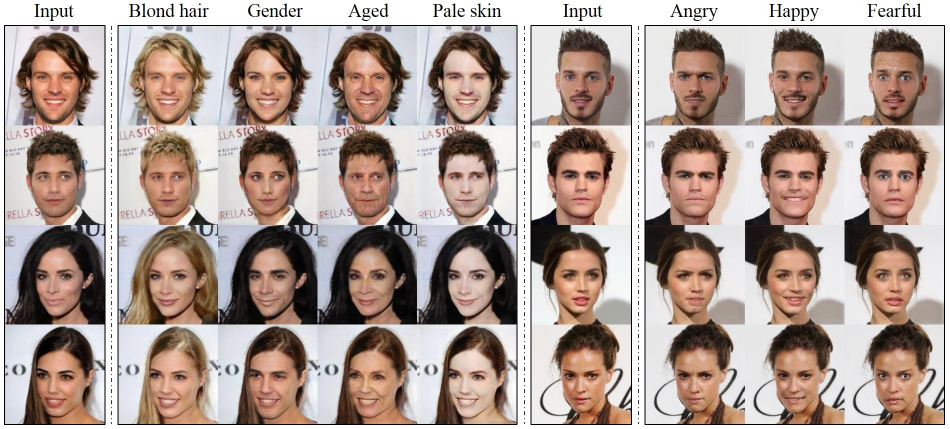
#> input picture Clothes_Design_service/StarGAN/jpg/main.jpg, 1899 x 857 px, found by its file name (shown at 1/2 size)
$ python resize.py StarGAN/jpg/main.jpg
#> lines starting #> are read from the running program, lines starting #| are printed output that depends on the picture
import cv2
import sys
import os

UPLOAD_DIR = os.path.abspath("C:\\Users\\123\\Desktop\\Clothes_Design\\public\\uploads")
file_name = os.path.join(UPLOAD_DIR, sys.argv[1])

imageNDArray = cv2.imread(file_name)
#> imageNDArray is the input picture: shape (857, 1899, 3); mean B, G, R 150.1, 157.6, 174.8
imageH, imageW = imageNDArray.shape[:2]
#> imageH = 857; imageW = 1899

resizeImageNDArray = cv2.resize(imageNDArray, (256, 256), interpolation=cv2.INTER_LINEAR)
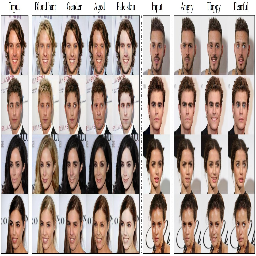
#> resizeImageNDArray: shape (256, 256, 3); mean B, G, R 150.6, 158.1, 175.2
output_file_name = os.path.join(UPLOAD_DIR, 're'+sys.argv[1])
cv2.imwrite(output_file_name, resizeImageNDArray)

$ run again, on Clothes_Design_service/StarGAN/jpg/model2.jpg
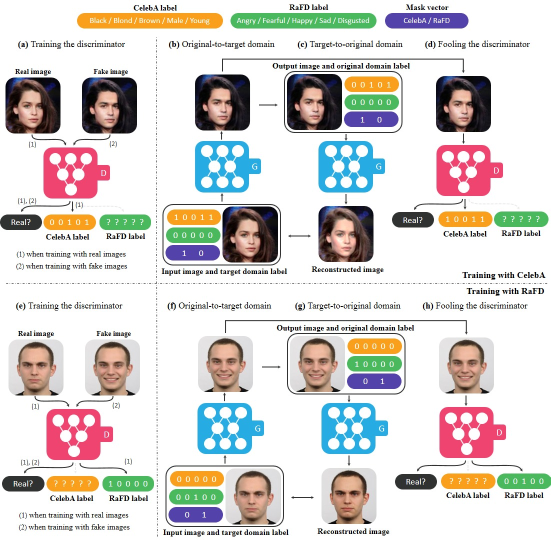
#> input picture Clothes_Design_service/StarGAN/jpg/model2.jpg, 1101 x 1079 px, found by its file name (shown at 1/2 size)
#> imageNDArray is the input picture: shape (1079, 1101, 3); mean B, G, R 209.5, 212.2, 215.9
#> `resizeImageNDArray = cv2.resize(imageNDArray, (256, 256), interpolatio..`:
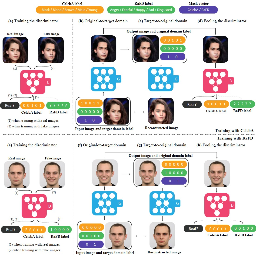
#> resizeImageNDArray: shape (256, 256, 3); mean B, G, R 210.3, 213, 216.8
